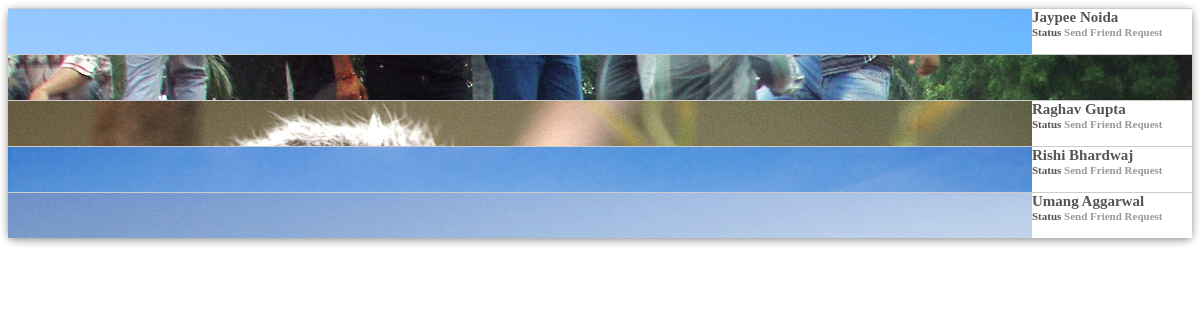
Page /wall/search_user.php on the committed database.
### tables this page shows
CREATE TABLE IF NOT EXISTS `images` (
  `pid` int(11) NOT NULL AUTO_INCREMENT,
  `src` varchar(100) NOT NULL DEFAULT 'image/noimage.jpg',
  `uid` int(11) DEFAULT NULL,
  PRIMARY KEY (`src`),
  UNIQUE KEY `pid` (`pid`),
  KEY `uid` (`uid`)
);

CREATE TABLE IF NOT EXISTS `users` (
  `uid` int(11) NOT NULL AUTO_INCREMENT,
  `fname` varchar(30) NOT NULL,
  `lname` varchar(30) NOT NULL,
  `email` varchar(80) NOT NULL,
  `pass` varchar(32) DEFAULT NULL,
  `tsubs` int(11) DEFAULT '0',
  `tfriends` int(11) DEFAULT '0',
  PRIMARY KEY (`email`),
  UNIQUE KEY `uid` (`uid`)
);

### functions.php (called while the page is built, shortened)
<?php
function search_user($msg,$uid)
{
	include 'connect.php';
	$sql="select U.uid, U.fname,U.lname,I.src from users U,images I where U.uid=I.uid And (U.fname Like '$msg%' OR U.email like '$msg%') AND U.uid !='$uid'";
$result = mysql_query($sql,$con);
return $result;
	}
function check_friend_status($uid,$fid)
{
	$sql="Select * from friends where (rid='$uid' AND sid='$fid') OR (sid='$uid' AND rid='$fid')";
$result = mysql_query($sql);
return $result;
}
?>

### wall/search_user.php (the view, shortened to what this page needs)
<html>
<head>
</head>
<body>
<div id="bbody">
<?php
$path=$_SERVER['DOCUMENT_ROOT'];
include $path.'/prj/functions.php';
$msg=$_REQUEST['msg'];
$data=getdetails();
$uid=$data['uid'];
$result=search_user($msg,$uid);
while($row=mysql_fetch_array($result))
{
$fid=$row['uid'];
$status=check_friend_status($uid,$fid);
$count=mysql_num_rows($status);
if($count>0)
{
$r=mysql_fetch_array($status);
if($r['sid']==$uid)
{
	if($r['Status']==0)
	$stat='Not Accepted';
	else
	$stat='Friends';
	}
else
{
 if($r['Status']==0)
	$stat='Accept Now';
	else
	$stat='Friends';
    }
}
else
{
	$stat='Send Friend Request';
	}
?>
<div class="box" id="box<?php echo $fid?>">
<div class="stcommentimg" style="float:left">
<img src="<?php echo $row['src'] ?>" class='small_img1'/>
</div>
<div class="stname">
<b ><?php echo $row['fname']." ".$row['lname']; ?></b>
<h6><?php echo "<b>Status </b>".$stat;?></h6>
</div>
</div>
<?php
}
?>
</div>
</body>
</html>

### wall/search_user.php (style rules this page uses)
.stname { overflow:hidden; font-size:15px; }
.stname b { color:#555; text-transform:capitalize; }
.stname h6 { color:#999; margin-top:0px; font-size:11px; }
.box { height:45px; border-top:1px solid #ccc; overflow:hidden; background-color:#fff; }
#bbody { background-color:#fff;border-radius: 6px; box-shadow: 0 2px 8px rgba(0, 0, 0, 0.45); }

### rows in the picture
images: src (picture), users.fname "Jaypee", users.lname "Noida", stat "Send Friend Request"
images: src (picture)
images: src (picture), users.fname "Raghav", users.lname "Gupta", stat "Send Friend Request"
images: src (picture), users.fname "Rishi", users.lname "Bhardwaj", stat "Send Friend Request"
images: src (picture), users.fname "Umang", users.lname "Aggarwal", stat "Send Friend Request"
